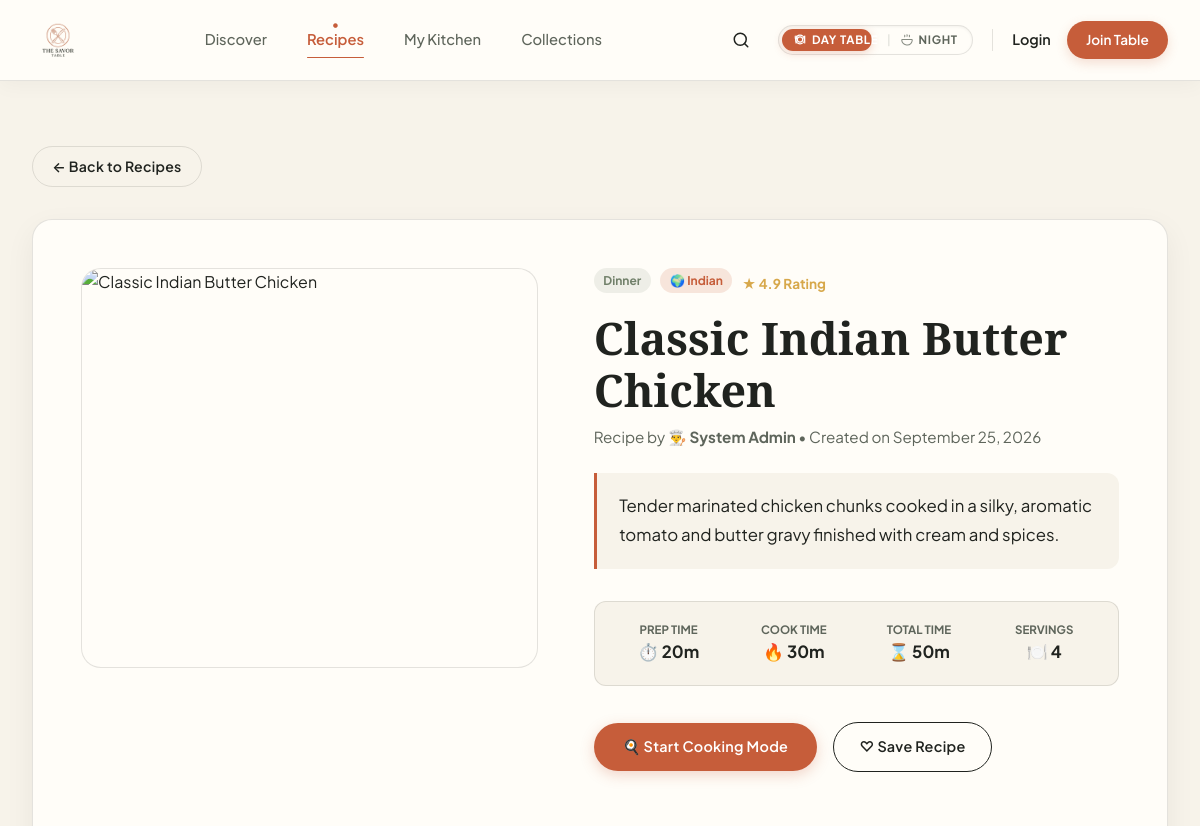
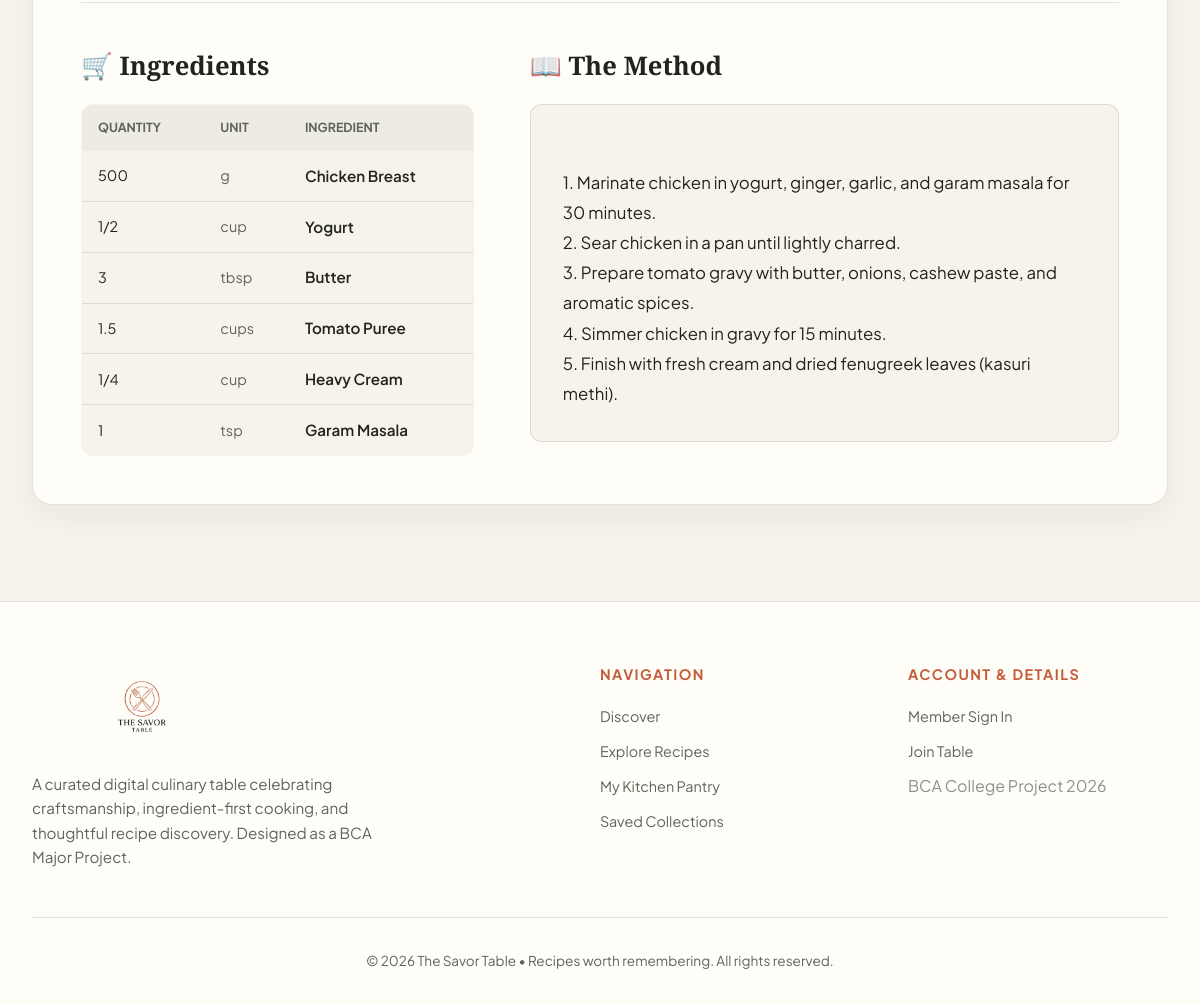
Page /recipes/2 on the committed database (2 pictures, top to bottom).
### models.py (models this page shows, shortened)
class Category(db.Model):
    __tablename__ = 'categories'
    id = db.Column(db.Integer, primary_key=True)
    name = db.Column(db.String(100), unique=True, nullable=False)
    created_at = db.Column(db.DateTime, default=datetime.utcnow)
    recipes = db.relationship('Recipe', backref='category', lazy=True, cascade='all, delete-orphan')

class Recipe(db.Model):
    __tablename__ = 'recipes'
    id = db.Column(db.Integer, primary_key=True)
    title = db.Column(db.String(200), nullable=False)
    description = db.Column(db.Text, nullable=True)
    image = db.Column(db.String(255), nullable=True)
    category_id = db.Column(db.Integer, db.ForeignKey('categories.id'), nullable=False)
    cuisine = db.Column(db.String(100), nullable=True)
    prep_time = db.Column(db.Integer, nullable=True)  # in minutes
    cook_time = db.Column(db.Integer, nullable=True)  # in minutes
    servings = db.Column(db.Integer, nullable=True)
    difficulty = db.Column(db.String(20), nullable=True, default='Medium')  # 'Easy', 'Medium', 'Hard'
    instructions = db.Column(db.Text, nullable=True)
    author_id = db.Column(db.Integer, db.ForeignKey('users.id'), nullable=False)
    created_at = db.Column(db.DateTime, default=datetime.utcnow)
    updated_at = db.Column(db.DateTime, default=datetime.utcnow, onupdate=datetime.utcnow)
    author = db.relationship('User', backref=db.backref('recipes', lazy=True))
    ingredients = db.relationship('Ingredient', backref='recipe', lazy=True, cascade='all, delete-orphan')
    favorites = db.relationship('Favorite', backref='recipe', lazy=True, cascade='all, delete-orphan')
    reviews = db.relationship('Review', backref='recipe', lazy=True, cascade='all, delete-orphan')

class User(db.Model):
    __tablename__ = 'users'
    id = db.Column(db.Integer, primary_key=True)
    name = db.Column(db.String(100), nullable=False)
    email = db.Column(db.String(120), unique=True, nullable=False, index=True)
    password_hash = db.Column(db.String(256), nullable=False)
    role = db.Column(db.String(20), nullable=False, default='user')  # 'user' or 'admin'
    created_at = db.Column(db.DateTime, default=datetime.utcnow)
    favorites = db.relationship('Favorite', backref='user', lazy=True, cascade='all, delete-orphan')
    reviews = db.relationship('Review', backref='user', lazy=True, cascade='all, delete-orphan')

class Ingredient(db.Model):
    __tablename__ = 'ingredients'
    id = db.Column(db.Integer, primary_key=True)
    recipe_id = db.Column(db.Integer, db.ForeignKey('recipes.id'), nullable=False)
    name = db.Column(db.String(150), nullable=False)
    quantity = db.Column(db.String(50), nullable=True)
    unit = db.Column(db.String(50), nullable=True)

### app.py (the view)
    @app.route('/recipes/<int:recipe_id>')
    def recipe_details(recipe_id):
        recipe = db.session.get(Recipe, recipe_id)
        if not recipe:
            flash('The requested recipe could not be found.', 'danger')
            return redirect(url_for('recipes_list'))
        is_favorite = False
        if 'user_id' in session:
            is_favorite = Favorite.query.filter_by(
                user_id=session['user_id'],
                recipe_id=recipe.id
            ).first() is not None
        return render_template('recipe_details.html', recipe=recipe, is_favorite=is_favorite)

### templates/recipe_details.html (shortened to what this page needs)
{% extends "base.html" %}
{% block content %}
<section style="padding: 3.5rem 0 6rem;">
    <div class="container">
        <div style="margin-bottom: 2rem;">
            <a href="{{ url_for('recipes_list') }}" class="btn btn-ghost" style="padding: 0.5rem 1.2rem; font-size: 0.88rem;">
                <span>← Back to Recipes</span>
            </a>
        </div>
        <div style="background: var(--bg-card); border: 1px solid var(--border-color); border-radius: var(--radius-lg); padding: 3rem; box-shadow: var(--shadow-card);">
            <div style="display: grid; grid-template-columns: 1fr 1.15fr; gap: 3.5rem; margin-bottom: 3.5rem; align-items: start;">
                <div style="height: 400px; border-radius: var(--radius-lg); overflow: hidden; background: var(--bg-secondary); border: 1px solid var(--border-color); position: relative;">
                    {% if recipe.image %}
                        <img src="{{ recipe.image }}" alt="{{ recipe.title }}" style="width: 100%; height: 100%; object-fit: cover;" onerror="this.onerror=null; this.src='https://images.unsplash.com/photo-1546069901-ba9599a7e63c?auto=format&fit=crop&w=800&q=80';">
                    {% else %}
                        <img src="https://images.unsplash.com/photo-1546069901-ba9599a7e63c?auto=format&fit=crop&w=800&q=80" alt="Recipe" style="width: 100%; height: 100%; object-fit: cover;">
                    {% endif %}
                </div>
                <div>
                    <div style="display: flex; gap: 0.6rem; align-items: center; margin-bottom: 0.8rem; flex-wrap: wrap;">
                        <span class="badge-sage">{{ recipe.category.name }}</span>
                        <span class="badge-sage" style="background: rgba(198, 93, 58, 0.15); color: var(--terracotta);">🌍 {{ recipe.cuisine }}</span>
                        <span style="font-size: 0.85rem; font-weight: 700; color: var(--gold);">★ 4.9 Rating</span>
                    </div>
                    <h1 style="font-size: 2.8rem; margin-bottom: 0.6rem; line-height: 1.15;">{{ recipe.title }}</h1>
                    <p style="color: var(--text-muted); font-size: 0.95rem; margin-bottom: 1.5rem;">
                        Recipe by <strong>👨‍🍳 {{ recipe.author.name }}</strong> • Created on {{ recipe.created_at.strftime('%B %d, %Y') }}
                    </p>
                    {% if recipe.description %}
                        <p style="color: var(--text-main); font-size: 1.05rem; line-height: 1.7; margin-bottom: 2rem; background: var(--bg-primary); padding: 1.2rem 1.4rem; border-left: 3px solid var(--terracotta); border-radius: 0 var(--radius-md) var(--radius-md) 0;">
                            {{ recipe.description }}
                        </p>
                    {% endif %}
                    <div style="display: grid; grid-template-columns: repeat(4, 1fr); gap: 1rem; background: var(--bg-primary); border: 1px solid var(--border-color); padding: 1.2rem; border-radius: var(--radius-md); margin-bottom: 2.2rem; text-align: center;">
                        <div>
                            <span style="display: block; font-size: 0.72rem; text-transform: uppercase; color: var(--text-muted); font-weight: 700;">Prep Time</span>
                            <span style="font-size: 1.05rem; font-weight: 700;">⏱️ {{ recipe.prep_time or 0 }}m</span>
                        </div>
                        <div>
                            <span style="display: block; font-size: 0.72rem; text-transform: uppercase; color: var(--text-muted); font-weight: 700;">Cook Time</span>
                            <span style="font-size: 1.05rem; font-weight: 700;">🔥 {{ recipe.cook_time or 0 }}m</span>
                        </div>
                        <div>
                            <span style="display: block; font-size: 0.72rem; text-transform: uppercase; color: var(--text-muted); font-weight: 700;">Total Time</span>
                            <span style="font-size: 1.05rem; font-weight: 700;">⌛ {{ (recipe.prep_time or 0) + (recipe.cook_time or 0) }}m</span>
                        </div>
                        <div>
                            <span style="display: block; font-size: 0.72rem; text-transform: uppercase; color: var(--text-muted); font-weight: 700;">Servings</span>
                            <span style="font-size: 1.05rem; font-weight: 700;">🍽️ {{ recipe.servings or 1 }}</span>
                        </div>
                    </div>
                    <div style="display: flex; gap: 1rem; flex-wrap: wrap; align-items: center;">
                        <a href="{{ url_for('cooking_mode', recipe_id=recipe.id) }}" class="btn btn-terracotta" style="padding: 0.8rem 1.8rem;">
                            <span>🍳 Start Cooking Mode</span>
                        </a>
                        {% if not session.get('user_id') %}
                            <a href="{{ url_for('login', next=request.path) }}" class="btn btn-outline-dark">
                                <span>♡ Save Recipe</span>
                            </a>
                        {% endif %}
                    </div>
                </div>
            </div>
            <div style="display: grid; grid-template-columns: 1fr 1.5fr; gap: 3.5rem; padding-top: 3rem; border-top: 1px solid var(--border-color);">
                <div>
                    <h3 style="font-size: 1.6rem; margin-bottom: 1.4rem;">🛒 Ingredients</h3>
                    {% if recipe.ingredients %}
                        <table style="width: 100%; border-collapse: collapse; background: var(--bg-primary); border-radius: var(--radius-md); overflow: hidden; border: 1px solid var(--border-color);">
                            <thead>
                                <tr style="background: rgba(32, 35, 31, 0.04); font-size: 0.78rem; text-transform: uppercase; color: var(--text-muted);">
                                    <th style="padding: 0.8rem 1rem; text-align: left;">Quantity</th>
                                    <th style="padding: 0.8rem 1rem; text-align: left;">Unit</th>
                                    <th style="padding: 0.8rem 1rem; text-align: left;">Ingredient</th>
                                </tr>
                            </thead>
                            <tbody>
                                {% for ing in recipe.ingredients %}
                                    <tr style="border-bottom: 1px solid var(--border-color);">
                                        <td style="padding: 0.8rem 1rem; font-size: 0.9rem;">{{ ing.quantity if ing.quantity else '-' }}</td>
                                        <td style="padding: 0.8rem 1rem; font-size: 0.9rem; color: var(--text-muted);">{{ ing.unit if ing.unit else '-' }}</td>
                                        <td style="padding: 0.8rem 1rem; font-size: 0.95rem; font-weight: 600;">{{ ing.name }}</td>
                                    </tr>
                                {% endfor %}
                            </tbody>
                        </table>
                    {% else %}
                        <p style="color: var(--text-muted); font-style: italic;">No individual ingredients listed for this recipe.</p>
                    {% endif %}
                </div>
                <div>
                    <h3 style="font-size: 1.6rem; margin-bottom: 1.4rem;">📖 The Method</h3>
                    <div style="background: var(--bg-primary); border: 1px solid var(--border-color); padding: 2rem; border-radius: var(--radius-md); font-size: 1.05rem; line-height: 1.8; white-space: pre-line;">
                        {{ recipe.instructions }}
                    </div>
                </div>
            </div>
        </div>
    </div>
</section>
{% endblock %}

### static/css/style.css (style rules this page uses)
:root { --bg-primary: #F7F3EA; --bg-secondary: #FFFDF8; --surface: #FFFDF8; --bg-card: #FFFDF8; --bg-dark: #20231F; --terracotta: #C65D3A; --terracotta-hover: #b04e2d; --terracotta-light: rgba(198, 93, 58, 0.08); --charcoal: #20231F; --sage: #71806A; --sage-light: rgba(113, 128, 106, 0.12); --gold: #D7A84B; --text-main: #20231F; --text-primary: #20231F; --text-muted: #5E655B; --text-secondary: #5E655B; --text-dim: #8B9288; --text-light: #F7F3EA; --border-color: rgba(32, 35, 31, 0.12); --border: rgba(32, 35, 31, 0.12); --border-dark: rgba(247, 243, 234, 0.15); --border-active: #C65D3A; --header-bg: #FFFDF8; --footer-bg: #FFFDF8; --font-serif: 'Playfair Display', Georgia, serif; --font-sans: 'Plus Jakarta Sans', -apple-system, sans-serif; --shadow-subtle: 0 4px 20px rgba(32, 35, 31, 0.04); --shadow-card: 0 10px 30px rgba(32, 35, 31, 0.06); --shadow-hover: 0 16px 36px rgba(198, 93, 58, 0.15); --radius-sm: 6px; --radius-md: 12px; --radius-lg: 20px; --radius-pill: 999px; --transition: all 0.35s cubic-bezier(0.16, 1, 0.3, 1); }
*, *::before, *::after { box-sizing: border-box; margin: 0; padding: 0; }
html { scroll-behavior: smooth; font-family: var(--font-sans); background-color: var(--bg-primary); color: var(--text-main); line-height: 1.6; -webkit-font-smoothing: antialiased; }
body { min-height: 100vh; display: flex; flex-direction: column; background-color: var(--bg-primary); }
h1, h2, h3, h4, h5, h6 { font-family: var(--font-serif); color: var(--text-main); font-weight: 700; line-height: 1.2; }
a { color: inherit; text-decoration: none; transition: var(--transition); }
.container { width: 100%; max-width: 1260px; margin: 0 auto; padding: 0 2rem; }
.btn { display: inline-flex; align-items: center; justify-content: center; gap: 0.6rem; padding: 0.8rem 1.6rem; font-family: var(--font-sans); font-size: 0.9rem; font-weight: 600; letter-spacing: 0.02em; border-radius: var(--radius-pill); cursor: pointer; border: none; transition: var(--transition); }
.btn-terracotta { background-color: var(--terracotta); color: #ffffff; box-shadow: 0 4px 14px rgba(198, 93, 58, 0.25); }
.btn-outline-dark { background: transparent; color: var(--text-main); border: 1.5px solid var(--text-main); }
.btn-ghost { background: transparent; color: var(--text-main); border: 1px solid var(--border-color); }
.badge-sage { display: inline-block; padding: 0.2rem 0.6rem; background: var(--sage-light); color: var(--sage); font-size: 0.75rem; font-weight: 700; border-radius: var(--radius-pill); margin-bottom: 0.4rem; }

### rows in the picture
Category: category.name "Dinner"
Recipe: cuisine "Indian", title "Classic Indian Butter Chicken", created_at "September 25, 2026", description "Tender marinated chicken chunks cooked in a silky, aromatic tomato and butter gravy finished with cream and spices.", prep_time "20", cook_time "30", (recipe.prep_timeor0)+(recipe.cook_timeor0) "50", servings "4", instructions "1. Marinate chicken in yogurt, ginger, garlic, and garam masala for 30 minutes. 2. Sear chicken in a pan until lightly charred. 3. Prepare tomato gravy with butter, onions, cashew paste, and aromatic spices. 4. Simmer chicken in gravy for 15 minutes. 5. Finish with fresh cream and dried fenugreek leaves (kasuri methi)."
User: author.name "System Admin"
Ingredient: quantity "500", unit "g", name "Chicken Breast"
Ingredient: quantity "1/2", unit "cup", name "Yogurt"
Ingredient: quantity "3", unit "tbsp", name "Butter"
Ingredient: quantity "1.5", unit "cups", name "Tomato Puree"
Ingredient: quantity "1/4", unit "cup", name "Heavy Cream"
Ingredient: quantity "1", unit "tsp", name "Garam Masala"
